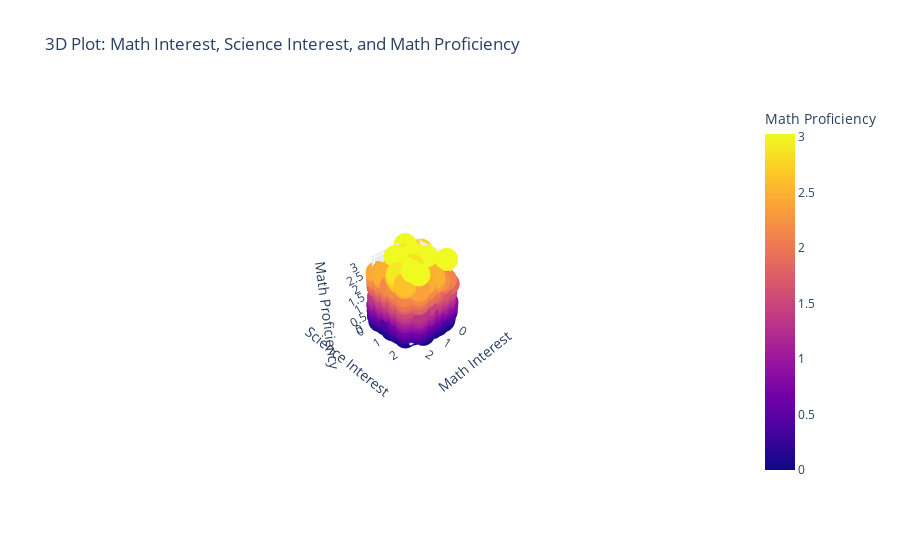

Notebook cell for this chart:
### Code cell
# Filter out NA values
df_cleaned = df[df[['X1MTHINT', 'X1SCIINT', 'X1TXMTH']].ge(0).all(1)]

# 3D Scatter plot of Math Interest, Science Interest, and Math Proficiency
fig = px.scatter_3d(df_cleaned, 
                    x='X1MTHINT', 
                    y='X1SCIINT', 
                    z='X1TXMTH', 
                    color='X1TXMTH', 
                    title='3D Plot: Math Interest, Science Interest, and Math Proficiency', 
                    labels={'X1MTHINT': 'Math Interest', 'X1SCIINT': 'Science Interest', 'X1TXMTH': 'Math Proficiency'})
fig.show()

### Figure 1 — Plotly figure (JSON) as saved in the notebook; plotly's stock layout.template omitted (floating-point values rounded to 4 significant figures; data arrays with more than 128 entries replaced by an {"elided": "..."} marker saying what was removed)
{"data": [{"hovertemplate": "Math Interest=%{x}<br>Science Interest=%{y}<br>Math Proficiency=%{marker.color}<extra></extra>", "legendgroup": "", "marker": {"color": {"elided": "3503 float values"}, "coloraxis": "coloraxis", "symbol": "circle"}, "mode": "markers", "name": "", "scene": "scene", "showlegend": false, "type": "scatter3d", "x": {"elided": "3503 float values"}, "y": {"elided": "3503 float values"}, "z": {"elided": "3503 float values"}}], "layout": {"autosize": true, "coloraxis": {"colorbar": {"title": {"text": "Math Proficiency"}}, "colorscale": [[0, "#0d0887"], [0.1111, "#46039f"], [0.2222, "#7201a8"], [0.3333, "#9c179e"], [0.4444, "#bd3786"], [0.5556, "#d8576b"], [0.6667, "#ed7953"], [0.7778, "#fb9f3a"], [0.8889, "#fdca26"], [1, "#f0f921"]]}, "legend": {"tracegroupgap": 0}, "scene": {"aspectmode": "auto", "aspectratio": {"x": 0.8924, "y": 0.8624, "z": 1.299}, "camera": {"center": {"x": 0, "y": 0, "z": 0}, "eye": {"x": 4.318, "y": 4.318, "z": 4.318}, "projection": {"type": "perspective"}, "up": {"x": 0, "y": 0, "z": 1}}, "domain": {"x": [0, 1], "y": [0, 1]}, "xaxis": {"title": {"text": "Math Interest"}, "type": "linear"}, "yaxis": {"title": {"text": "Science Interest"}, "type": "linear"}, "zaxis": {"title": {"text": "Math Proficiency"}, "type": "linear"}}, "title": {"text": "3D Plot: Math Interest, Science Interest, and Math Proficiency"}}}
